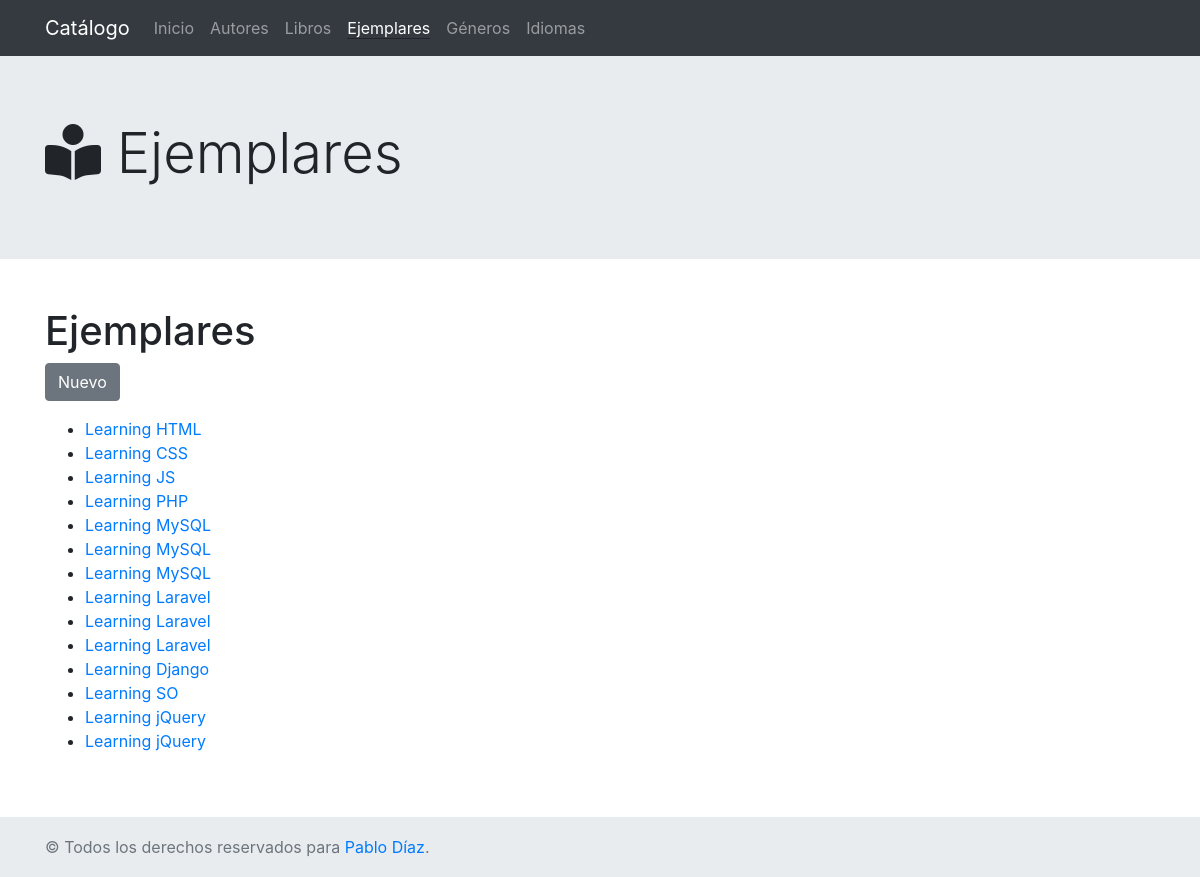
Before: /catalogo/ejemplares with the older database file.
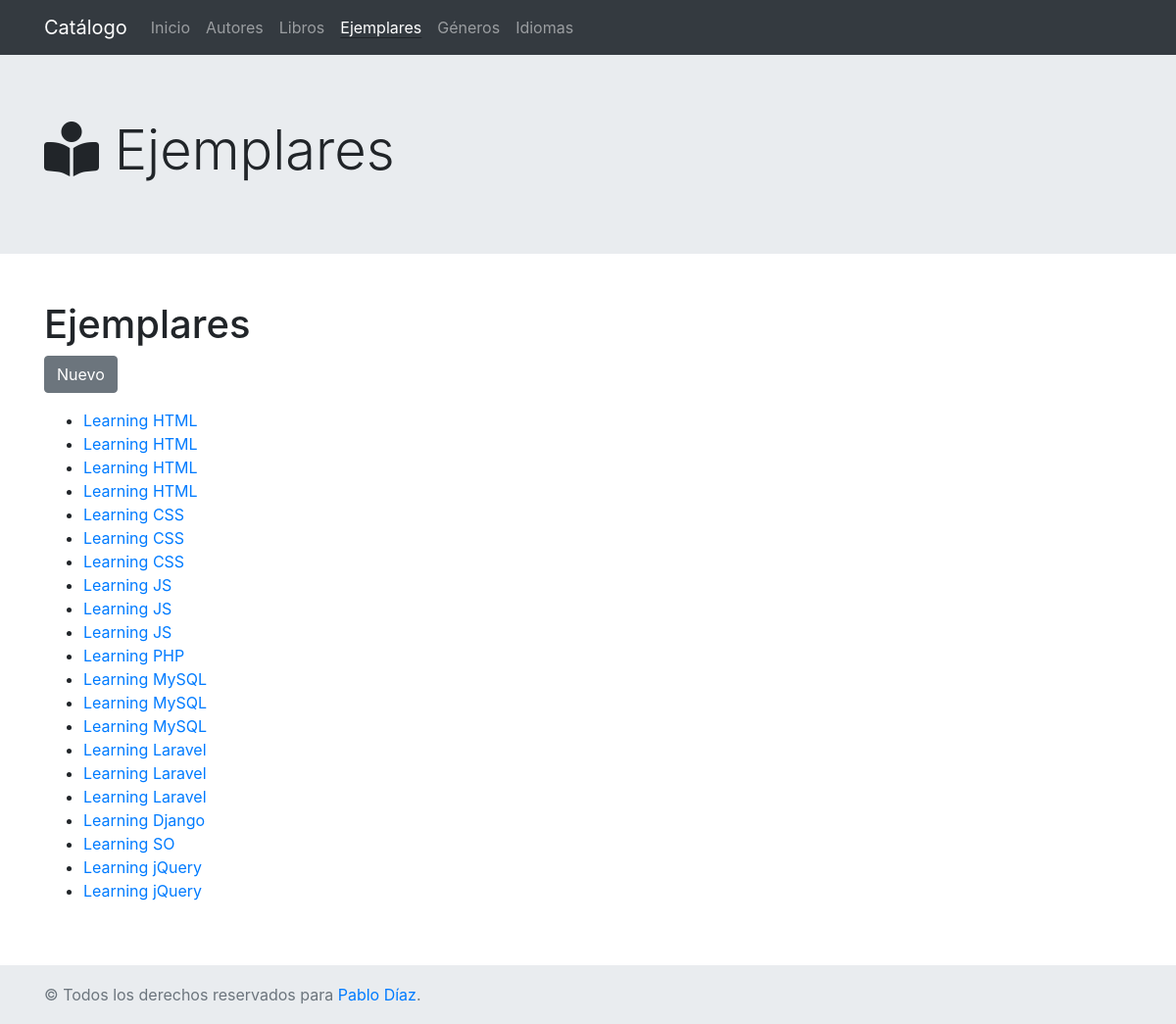
After: the same page with the newer database file.
### catalogo/models.py (models this page shows, shortened)
class Ejemplar(models.Model):
    id = models.UUIDField(primary_key=True, default=uuid.uuid4, help_text="ID unico para este libro particular en toda la biblioteca")
    libro = models.ForeignKey(Libro, on_delete=models.SET_NULL, null=True)
    fechaDevolucion = models.DateField(null=True, blank=True)
    ESTADO_EJEMPLAR = (
        ('m', 'en Mantenimiento'),
        ('p', 'Prestado'),
        ('d', 'Disponible'),
        ('r', 'Reservado'),
    )
    estado = models.CharField(max_length=1, choices=ESTADO_EJEMPLAR, blank=True, default='d', help_text='Disponibilidad del Ejemplar')
    class Meta:
        ordering = ["libro", "fechaDevolucion"]

class Libro(models.Model):
    titulo = models.CharField(max_length=200)
    autor = models.ForeignKey(Autor, on_delete=models.SET_NULL, null=True)
    resumen = models.TextField(max_length=1000, help_text="Ingrese un resumen del libro")
    isbn = models.CharField('ISBN',max_length=13, help_text='13 Caracteres <a href="https://www.isbninternational.org/content/what-isbn">ISBN number</a>')
    genero = models.ManyToManyField(Genero, help_text="Seleccione un genero (o varios) para el libro")
    idioma = models.ForeignKey(Idioma, on_delete=models.SET_NULL, null=True)
    image=models.ImageField(upload_to='images', default='catalogo/upload/img/default-libro.jpg')
    def muestra_genero(self):
        return ', '.join([genero.nombre for genero in self.genero.all()[:3]])
    muestra_genero.short_description = 'Género/s'
    def __str__(self):
        return self.titulo

### catalogo/views.py (the view)
# urls.py: path('ejemplares', views.ejemplar_list, name='ejemplar_list'),
def ejemplar_list(request):
    ejemplares = Ejemplar.objects.all()
    context = {
        'ejemplares': ejemplares
    }
    return render(request, 'ejemplar_list.html', context)

### catalogo/templates/ejemplar_list.html
{% extends "base.html" %}
{% block jumbotron %}
    {% include "partials/jumbotron.html" with icon="<i class='fas fa-book-reader'></i>" title="Ejemplares" %}
{% endblock %}
{% block content %}
    <h1>Ejemplares</h1>
    <p>
        <a href="{% url 'ejemplar_new' %}" class="btn btn-secondary">Nuevo</a>
    </p>
    {% if ejemplares %}
        <ul>
            {% for ejemplar in ejemplares %}
                <li>
                    <a href="#">{{ ejemplar.libro }}</a>
                </li>
            {% endfor %}
        </ul>
    {% else %}
        <p>Oops! No hay Ejemplares en catálogo.</p>
    {% endif %}
{% endblock %}

Changed rows visible on the page:
added Ejemplar: libro "Learning HTML"
added Ejemplar: libro "Learning HTML"
added Ejemplar: libro "Learning HTML"
added Ejemplar: libro "Learning CSS"
added Ejemplar: libro "Learning CSS"
added Ejemplar: libro "Learning JS"
added Ejemplar: libro "Learning JS"
